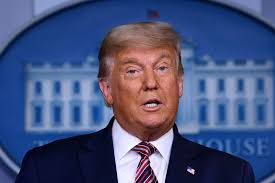
#> input picture image/donald/donald.png, 275 x 183 px; its folder holds only this picture in this run
$ python face_Recognition.py
#> lines starting #> are read from the running program, lines starting #| are printed output that depends on the picture
# -*- coding: utf-8 -*-
"""
Created on Tue Feb  2 00:17:38 2021

@author: aubin
"""
import os
import cv2 as cv
import numpy as np
import matplotlib.pyplot as plt

people = ['donald', 'macron']
DIR = r'image/'
haar_cascade = cv.CascadeClassifier("haar_face.xml")

features = []
labels = []

def create_train():
    for person in people:
        path = os.path.join(DIR, person)
        label = people.index(person)

        for img in os.listdir(path):
            img_path = os.path.join(path, img)

            img_array = cv.imread(img_path)
#> img_array is the input picture: shape (183, 275, 3); mean B, G, R 124.5, 84, 73
            gray = cv.cvtColor(img_array, cv.COLOR_BGR2GRAY)
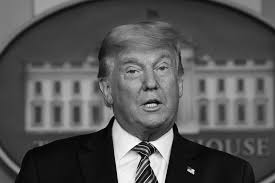
#> gray: shape (183, 275); min 1, max 254, mean 85.4

            faces_rect = haar_cascade.detectMultiScale(gray, scaleFactor=1.1, minNeighbors=4)
#> faces_rect = [[108, 36, 82, 82]]

            for (x,y,w,h) in faces_rect:
                face_roi = gray[y:y+h, x:x+w]
                features.append(face_roi)
                labels.append(label)
#> this loop made 1 pass
#> pass 1, in create_train, `face_roi = gray[y:y+h, x:x+w]`:
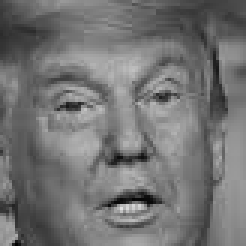
#> face_roi: shape (82, 82) (shown 3 times larger); min 1, max 225, mean 115.3
#> after the loop, features = 1 item; labels = [0]
#> pass 2 of the loop in create_train, `for person in people:`:
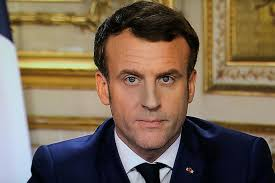
#> input picture image/macron/macron1.png, 275 x 183 px
#> in create_train, img_array is the input picture: shape (183, 275, 3); mean B, G, R 84.3, 103.5, 120.8
#> in create_train, `gray = cv.cvtColor(img_array, cv.COLOR_BGR2GRAY)`:
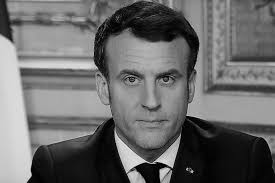
#> gray: shape (183, 275); min 0, max 236, mean 106.5
#> faces_rect = [[103, 45, 93, 93]]
#> the loop in create_train, `for (x,y,w,h) in faces_rect:` made 1 pass
#> pass 1, in create_train, `face_roi = gray[y:y+h, x:x+w]`:
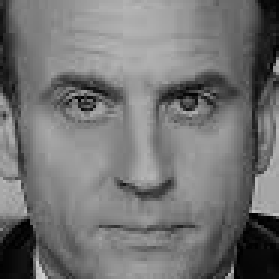
#> face_roi: shape (93, 93) (shown 3 times larger); min 0, max 207, mean 115.8
#> after the loop in create_train, `for (x,y,w,h) in faces_rect:`: features = 2 items; labels = [0, 1]

create_train()
# print('Length of the features ',len(features))
# print('Length of the features ',len(labels))

face_recognizer = cv.face.LBPHFaceRecognizer_create()

features = np.array(features, dtype='object')
labels = np.array(labels)

# Train the Recognizer on the features list and the labels list

face_recognizer.train(features, labels)

face_recognizer.save('face_trained.yml')
np.save('features.npy', features)
np.save('labels.npy', labels)

# [11 lines of commented-out code are left out]

cv.waitKey(0)
